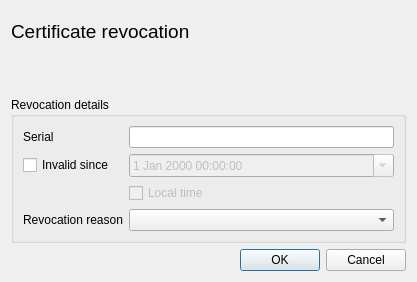
<?xml version="1.0" encoding="UTF-8"?>
<ui version="4.0">
 <class>Revoke</class>
 <widget class="QDialog" name="Revoke">
  <property name="geometry">
   <rect>
    <x>0</x>
    <y>0</y>
    <width>417</width>
    <height>282</height>
   </rect>
  </property>
  <layout class="QVBoxLayout" name="verticalLayout">
   <item>
    <layout class="QHBoxLayout" name="horizontalLayout">
     <item>
      <widget class="QLabel" name="capt">
       <property name="font">
        <font>
         <family>Arial</family>
         <pointsize>14</pointsize>
         <weight>50</weight>
         <italic>false</italic>
         <bold>false</bold>
         <underline>false</underline>
         <strikeout>false</strikeout>
        </font>
       </property>
       <property name="text">
        <string>Certificate revocation</string>
       </property>
      </widget>
     </item>
     <item>
      <spacer>
       <property name="orientation">
        <enum>Qt::Horizontal</enum>
       </property>
       <property name="sizeType">
        <enum>QSizePolicy::Expanding</enum>
       </property>
       <property name="sizeHint" stdset="0">
        <size>
         <width>78</width>
         <height>20</height>
        </size>
       </property>
      </spacer>
     </item>
     <item>
      <widget class="QLabel" name="image">
       <property name="minimumSize">
        <size>
         <width>95</width>
         <height>40</height>
        </size>
       </property>
       <property name="maximumSize">
        <size>
         <width>95</width>
         <height>40</height>
        </size>
       </property>
       <property name="scaledContents">
        <bool>true</bool>
       </property>
      </widget>
     </item>
    </layout>
   </item>
   <item>
    <spacer name="verticalSpacer">
     <property name="orientation">
      <enum>Qt::Vertical</enum>
     </property>
     <property name="sizeHint" stdset="0">
      <size>
       <width>20</width>
       <height>10</height>
      </size>
     </property>
    </spacer>
   </item>
   <item>
    <widget class="QGroupBox" name="groupBox">
     <property name="title">
      <string>Revocation details</string>
     </property>
     <layout class="QGridLayout" name="gridLayout">
      <item row="0" column="1">
       <widget class="QLineEdit" name="serial"/>
      </item>
      <item row="3" column="0">
       <widget class="QLabel" name="label_2">
        <property name="text">
         <string>Revocation reason</string>
        </property>
       </widget>
      </item>
      <item row="1" column="1">
       <widget class="Validity" name="invalid">
        <property name="enabled">
         <bool>false</bool>
        </property>
        <property name="calendarPopup">
         <bool>true</bool>
        </property>
       </widget>
      </item>
      <item row="2" column="1">
       <widget class="QCheckBox" name="checkBox">
        <property name="enabled">
         <bool>false</bool>
        </property>
        <property name="text">
         <string>Local time</string>
        </property>
       </widget>
      </item>
      <item row="1" column="0">
       <widget class="QCheckBox" name="invalidSince">
        <property name="toolTip">
         <string>The time the key was compromised or the certificate became invalid, if it is known. Without it the CRL entry has no invalidity date.</string>
        </property>
        <property name="text">
         <string>Invalid since</string>
        </property>
       </widget>
      </item>
      <item row="0" column="0">
       <widget class="QLabel" name="label_3">
        <property name="text">
         <string>Serial</string>
        </property>
       </widget>
      </item>
      <item row="3" column="1">
       <widget class="QComboBox" name="reason"/>
      </item>
     </layout>
    </widget>
   </item>
   <item>
    <widget class="QDialogButtonBox" name="buttonBox">
     <property name="orientation">
      <enum>Qt::Horizontal</enum>
     </property>
     <property name="standardButtons">
      <set>QDialogButtonBox::Cancel|QDialogButtonBox::Ok</set>
     </property>
    </widget>
   </item>
  </layout>
 </widget>
 <customwidgets>
  <customwidget>
   <class>Validity</class>
   <extends>QDateTimeEdit</extends>
   <header>widgets/validity.h</header>
   <container>1</container>
   <slots>
    <slot>hideTimeCheck(int)</slot>
    <slot>localTime(int)</slot>
   </slots>
  </customwidget>
 </customwidgets>
 <resources/>
 <connections>
  <connection>
   <sender>buttonBox</sender>
   <signal>accepted()</signal>
   <receiver>Revoke</receiver>
   <slot>accept()</slot>
   <hints>
    <hint type="sourcelabel">
     <x>242</x>
     <y>277</y>
    </hint>
    <hint type="destinationlabel">
     <x>157</x>
     <y>164</y>
    </hint>
   </hints>
  </connection>
  <connection>
   <sender>checkBox</sender>
   <signal>stateChanged(int)</signal>
   <receiver>invalid</receiver>
   <slot>localTime(int)</slot>
   <hints>
    <hint type="sourcelabel">
     <x>398</x>
     <y>194</y>
    </hint>
    <hint type="destinationlabel">
     <x>389</x>
     <y>167</y>
    </hint>
   </hints>
  </connection>
  <connection>
   <sender>buttonBox</sender>
   <signal>rejected()</signal>
   <receiver>Revoke</receiver>
   <slot>reject()</slot>
   <hints>
    <hint type="sourcelabel">
     <x>97</x>
     <y>268</y>
    </hint>
    <hint type="destinationlabel">
     <x>109</x>
     <y>59</y>
    </hint>
   </hints>
  </connection>
  <connection>
   <sender>invalidSince</sender>
   <signal>toggled(bool)</signal>
   <receiver>invalid</receiver>
   <slot>setEnabled(bool)</slot>
  </connection>
  <connection>
   <sender>invalidSince</sender>
   <signal>toggled(bool)</signal>
   <receiver>checkBox</receiver>
   <slot>setEnabled(bool)</slot>
  </connection>
 </connections>
</ui>
